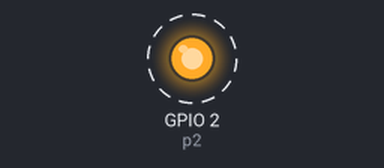
Recording of a program running on a simulated ESP8266 board running MicroPython. On the bench: output pins drawn as LEDs (lit = HIGH). Dashed ring = blinking. What the program prints to the serial console is not drawn.

Above: at 0.1 s.
Timing chart, 0 to 3.0 s (numbered marks = the images above):
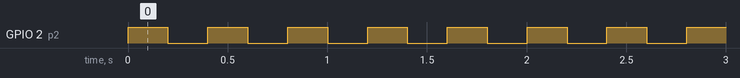

The program:

blink_led1.py
```python
import machine
import time
# GPIO16  built_led nodemcu originales
# GPIO2 led del encapsulado de grabacion
# GPIO0 button pul_up fflash

p2=machine.Pin(2, machine.Pin.OUT)
#pin = machine.Pin(0, machine.Pin.IN, machine.Pin.PULL_UP)
'''
p2.on()
p2.off()
p2.value() #sin argumentos devuelve valor only
p2.value(0)
p2.value(1)
'''
print("inicio")

while True:
    try:
        p2.value(not p2.value())
        print("value: ",p2.value())
        time.sleep(0.2)
    except:
        print("error, p2: 0")
        p2.value(0)
        break
```

Measured:
- by itself, GPIO 2 (p2): alternates HIGH for 0.20 s and LOW for 0.20 s
